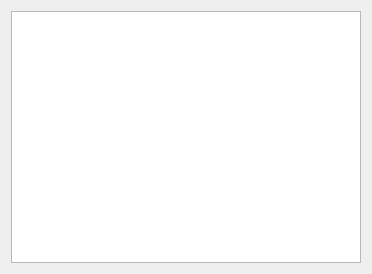
<?xml version="1.0" encoding="UTF-8"?>
<ui version="4.0">
 <class>ManageDevicesDialog</class>
 <widget class="QDialog" name="ManageDevicesDialog">
  <property name="geometry">
   <rect>
    <x>0</x>
    <y>0</y>
    <width>372</width>
    <height>274</height>
   </rect>
  </property>
  <property name="windowTitle">
   <string>Manage Devices</string>
  </property>
  <layout class="QGridLayout" name="gridLayout">
   <item row="0" column="0">
    <widget class="QTreeView" name="treeView">
     <property name="allColumnsShowFocus">
      <bool>true</bool>
     </property>
    </widget>
   </item>
  </layout>
 </widget>
 <resources/>
 <connections/>
</ui>
